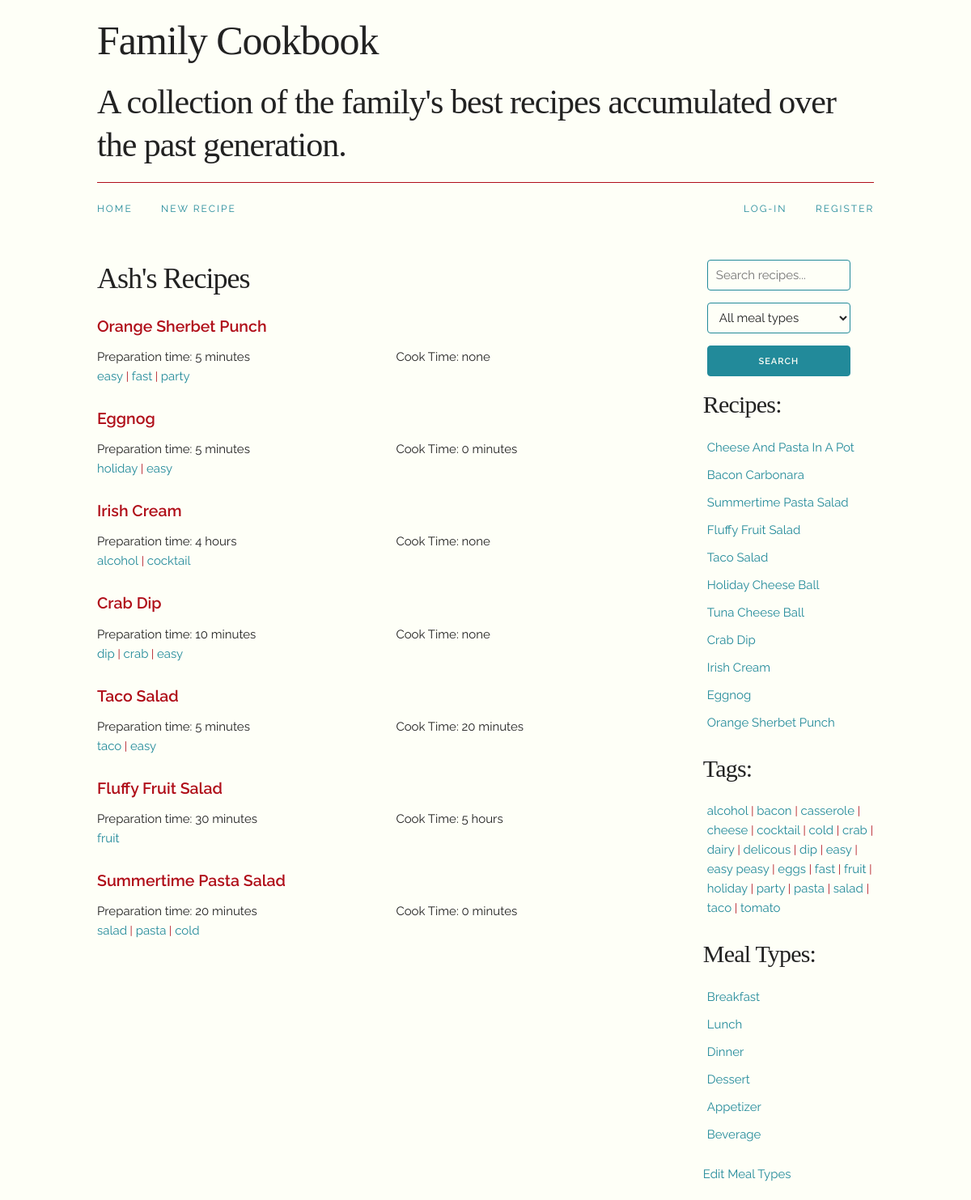
Screenshot of /profile.php?userId=1 with the database file from the repository.
### tables this page shows
CREATE TABLE users (
  userId int(11) NOT NULL,
  firstName varchar(50) NOT NULL,
  lastName varchar(50) NOT NULL,
  email varchar(80) NOT NULL,
  password varchar(60) NOT NULL,
  permissionLevel int(11) NOT NULL DEFAULT '1'
);

CREATE TABLE recipes (
  recipeId int(11) NOT NULL,
  userId int(11) NOT NULL,
  recipeName varchar(50) NOT NULL,
  tags varchar(500) NOT NULL,
  prepTime varchar(50) NOT NULL,
  cookTime varchar(50) NOT NULL,
  mealType int(11) NOT NULL,
  ingredients varchar(1000) NOT NULL,
  instructions varchar(2000) NOT NULL
);

CREATE TABLE tags (
  tagId int(11) NOT NULL,
  tagName varchar(30) NOT NULL
);

CREATE TABLE mealTypes (
  mealTypeId int(11) NOT NULL,
  mealTypeName varchar(30) NOT NULL
);

### profile.php (the view, shortened to what this page needs)
<?php
    require("include/connect.php");
    if(isset($_GET["userId"])){
        $userId = filter_input(INPUT_GET, "userId", FILTER_SANITIZE_NUMBER_INT);
        $profile_user_select = $db->prepare("SELECT * FROM users WHERE userId = :userId");
        $profile_user_select->bindValue(":userId", $userId, PDO::PARAM_INT);
    } else {
        $email = $_SESSION["user"];
        $profile_user_select = $db->prepare("SELECT * FROM users WHERE email = :email");
        $profile_user_select->bindValue(":email", $email);
    }
    $profile_user_select->execute();
    $user = $profile_user_select->fetch();
    $userId = $user["userId"];
    $profile_recipes_select = $db->prepare("SELECT * FROM recipes JOIN users ON recipes.userId=users.userId WHERE users.userId=:userId");
    $profile_recipes_select->bindValue(":userId", $userId, PDO::PARAM_INT);
    $profile_recipes_select->execute();
    $profile_recipes = $profile_recipes_select->fetchAll();
    include("include/head.php");
?>
</head>
<body>
    <?php include("include/header.php")?>
    <main>
        <div class="container">
        <div class="nine columns">
        <h3><?= $user["firstName"] ?>'s Recipes</h3>
            <?php if($profile_recipes_select->rowCount() == 0): ?>
                <div class="row">
                    <div class="twelve columns">
                        <p>You have no recipes. <a href="new.php">Create one now!</a></p>
                    </div>
                </div>
            <?php else: ?>
                <?php foreach($profile_recipes as $recipe): ?>
                <div class="row">
                    <div class="twelve columns">
                        <a class="recipe-name" href="recipe.php?id=<?= $recipe["recipeId"] ?>"><?= $recipe["recipeName"] ?></a>
                    </div>
                </div>
                <div class="row">
                    <div class="one-half column">
                        <?= "Preparation time: " . $recipe["prepTime"] ?>
                    </div>
                    <div class="one-half column">
                        <?= "Cook Time: " . $recipe["cookTime"] ?>
                    </div>
                </div>
                <div class="row">
                    <ul>
                        <?php $tags = explode(",", $recipe["tags"]); foreach($tags as $tag): if(strlen(trim($tag)) > 0): ?>
                            <li class="tag"><a href="tag.php?tag=<?= trim($tag) ?>"><?=$tag?></a></li>
                        <?php endif; endforeach ?>
                    </ul>
                </div>
                <?php endforeach ?>
            <?php endif ?>
        </div>
        <div class="three columns">
            <?php include("include/side.php") ?>
        </div>
    </div>
    </main>
</body>
</html>

### include/side.php (shortened to what this page needs)
<?php
    $sidebar_recipes_select = $db->prepare("SELECT * FROM recipes ORDER BY recipeId DESC");
    $sidebar_recipes_select->execute();
    $sidebar_recipes = $sidebar_recipes_select->fetchAll();
    $sidebar_tags_select = $db->prepare("SELECT * FROM tags ORDER BY tagName");
    $sidebar_tags_select->execute();
    $sidebar_tags = $sidebar_tags_select->fetchAll();
    $sidebar_mealTypes_select = $db->prepare("SELECT * FROM mealTypes");
    $sidebar_mealTypes_select->execute();
    $sidebar_mealTypes = $sidebar_mealTypes_select->fetchAll();
?>
<aside>
    <div class="row">
        <div class="twelve columns">
            <form action="search.php" method="post">
                <ul class="navbar-list search">
                    <li class="navbar-item">
                        <input placeholder="Search recipes..." type="text" name="searchTerm"
                        <?php if(isset($_POST["search"])): ?> value="<?= $_POST["searchTerm"] ?>" <?php endif ?>>
                    </li>
                    <li class="navbar-item">
                    <select name="navbarMealType" id="navbarMealType">
                        <option value="-1">All meal types</option>
                    </select>
                    </li>
                    <li class="navbar-item">
                        <input name="search" type="submit" class="button-primary" value="Search">
                    </li>
                </ul>
            </form>
        </div>
    </div>
    <div class="row">
        <div class="twelve columns">
            <h4>Recipes: </h4>
            <ul>
                <?php foreach($sidebar_recipes as $sidebar_recipe): ?>
                    <li class="sidebar-recipes capitalize">
                        <a href="recipe.php?id=<?= $sidebar_recipe["recipeId"] ?>"><?= $sidebar_recipe["recipeName"] ?></a>
                    </li>
                <?php endforeach ?>
            </ul>
        </div>
    </div>
    <div class="row">
        <div class="twelve columns">
            <h4>Tags: </h4>
            <ul>
                <?php foreach($sidebar_tags as $sidebar_tag): ?>
                    <?php $sidebar_get_tag = str_replace(" ", "-", $sidebar_tag["tagName"]) ?>
                    <li class="sidebar-tags">
                        <a href="tag.php?tag=<?= $sidebar_get_tag ?>"><?= $sidebar_tag["tagName"] ?></a>
                    </li>
                <?php endforeach ?>
            </ul>
        </div>
    </div>
    <div class="row">
        <div class="twelve columns">
            <h4>Meal Types:</h4>
            <ul>
                <?php foreach($sidebar_mealTypes as $sidebar_mealType): ?>
                    <li class="sidebar-mealTypes capitalize">
                        <a href="mealType.php?id=<?= $sidebar_mealType["mealTypeId"] ?>"><?= $sidebar_mealType["mealTypeName"] ?></a>
                    </li>
                <?php endforeach ?>
            </ul>
        </div>
    </div>
    <div class="row">
        <div class="twelve columns">
            <a href="editMealType.php">Edit Meal Types</a>
        </div>
    </div>
</aside>

### styles/skeleton.css (style rules this page uses)
.container { position: relative; width: 100%; max-width: 960px; margin: 0 auto; padding: 0 20px; box-sizing: border-box; }
.column, .columns { width: 100%; float: left; box-sizing: border-box; }
@media (min-width: 400px) { .container { width: 85%; padding: 0; } }
@media (min-width: 550px) { .container { width: 80%; } }
@media (min-width: 550px) { .column, .columns { margin-left: 4%; } }
@media (min-width: 550px) { .column:first-child, .columns:first-child { margin-left: 0; } }
@media (min-width: 550px) { .three.columns { width: 22%; } }
@media (min-width: 550px) { .nine.columns { width: 74.0%; } }
@media (min-width: 550px) { .twelve.columns { width: 100%; margin-left: 0; } }
@media (min-width: 550px) { .one-half.column { width: 48%; } }
html { font-size: 62.5%; }
body { font-size: 1.5em; line-height: 1.6; font-weight: 400; font-family: "Raleway", "HelveticaNeue", "Helvetica Neue", Helvetica, Arial, sans-serif; color: #222; }
h1, h2, h3, h4, h5, h6 { margin-top: 0; margin-bottom: 2rem; font-weight: 300; }
h3 { font-size: 3.0rem; line-height: 1.3; letter-spacing: -.1rem; }
h4 { font-size: 2.4rem; line-height: 1.35; letter-spacing: -.08rem; }
@media (min-width: 550px) { h3 { font-size: 3.6rem; } }
@media (min-width: 550px) { h4 { font-size: 3.0rem; } }
a { color: #1EAEDB; }
.button, button, input[type="submit"], input[type="reset"], input[type="button"] { display: inline-block; height: 38px; padding: 0 30px; color: #555; text-align: center; font-size: 11px; font-weight: 600; line-height: 38px; letter-spacing: .1rem; text-transform: uppercase; text-decoration: none; white-space: nowrap; background-color: transparent; border-radius: 4px; border: 1px solid #bbb; cursor: pointer; box-sizing: border-box; }
.button.button-primary, button.button-primary, input[type="submit"].button-primary, input[type="reset"].button-primary, input[type="button"].button-primary { color: #FFF; background-color: #33C3F0; border-color: #33C3F0; }
input[type="email"], input[type="number"], input[type="search"], input[type="text"], input[type="tel"], input[type="url"], input[type="password"], textarea, select { height: 38px; padding: 6px 10px; background-color: #fff; border: 1px solid #D1D1D1; border-radius: 4px; box-shadow: none; box-sizing: border-box; }
input[type="email"], input[type="number"], input[type="search"], input[type="text"], input[type="tel"], input[type="url"], input[type="password"], textarea { -webkit-appearance: none; -moz-appearance: none; appearance: none; }
ul { list-style: circle inside; }
ol, ul { padding-left: 0; margin-top: 0; }
li { margin-bottom: 1rem; }
input, textarea, select, fieldset { margin-bottom: 1.5rem; }
pre, blockquote, dl, figure, table, p, ul, ol, form { margin-bottom: 2.5rem; }
.container:after, .row:after, .u-cf { content: ""; display: table; clear: both; }

### styles/style.css (style rules this page uses)
html { font-size: 10px; background: #fefff7; }
body { margin-top: 20px; }
h1, h2, h3, h4, h5, h6 { font-family: "Playfair Display", serif; }
a { color: #228a9a; text-decoration: none; transition: 0.3s ease; }
main { padding-bottom: 20px; }
.capitalize { text-transform: capitalize; }
aside input[type="text"], aside input[type="submit"], aside select { width: 177px; }
aside ul { list-style: none; padding-left: 5px; }
.sidebar-tags { display: inline; }
.sidebar-tags::after { content: "|"; color: #b00e19; font-size: 14px; }
.sidebar-tags:last-child::after { content: ""; }
.navbar-list { list-style: none; margin-bottom: 0; }
.navbar-item { position: relative; float: left; margin-bottom: 0; }
.recipe-name, .user-name { color: #b00e19; text-decoration: none; text-transform: capitalize; }
.recipe-name { font-size: 1.3em; display: inline-block; margin-bottom: 10px; font-weight: 600; }
.tag { display: inline; }
.tag::after { content: " |"; color: #b00e19; font-size: 14px; }
.tag:last-child::after { content: ""; }
input[type="email"], input[type="number"], input[type="search"], input[type="text"], input[type="tel"], input[type="url"], input[type="password"], textarea, select { background-color: #fefff7; border: 1px solid #228a9a; }
.button.button-primary, button.button-primary, input[type="submit"].button-primary, input[type="reset"].button-primary, input[type="button"].button-primary { color: #fefff7; background-color: #228a9a; border-color: #228a9a; transition: 0.3s ease; }
.button, button, input[type="submit"], input[type="reset"], input[type="button"] { color: #b00e19; background-color: #fefff7; border-color: #b00e19; transition: 0.3s ease; }

### rows the page displays
users: firstName "Ash"
recipes: recipeName "Orange Sherbet Punch", prepTime "5 minutes", cookTime "none", tags "easy", tags "fast", tags "party"
recipes: recipeName "Eggnog", prepTime "5 minutes", cookTime "0 minutes", tags "holiday", tags "easy"
recipes: recipeName "Irish Cream", prepTime "4 hours", cookTime "none", tags "alcohol", tags "cocktail"
recipes: recipeName "Crab Dip", prepTime "10 minutes", cookTime "none", tags "dip", tags "crab", tags "easy"
recipes: recipeName "Taco Salad", prepTime "5 minutes", cookTime "20 minutes", tags "taco", tags "easy"
recipes: recipeName "Fluffy Fruit Salad", prepTime "30 minutes", cookTime "5 hours", tags "fruit"
recipes: recipeName "Summertime Pasta Salad", prepTime "20 minutes", cookTime "0 minutes", tags "salad", tags "pasta", tags "cold"
recipes: recipeName "Cheese And Pasta In A Pot"
recipes: recipeName "Bacon Carbonara"
recipes: recipeName "Holiday Cheese Ball"
recipes: recipeName "Tuna Cheese Ball"
tags: tagName "alcohol"
tags: tagName "bacon"
tags: tagName "casserole"
tags: tagName "cheese"
tags: tagName "cocktail"
tags: tagName "cold"
tags: tagName "crab"
tags: tagName "dairy"
tags: tagName "delicous"
tags: tagName "dip"
tags: tagName "easy"
tags: tagName "easy peasy"
tags: tagName "eggs"
tags: tagName "fast"
tags: tagName "fruit"
tags: tagName "holiday"
tags: tagName "party"
tags: tagName "pasta"
tags: tagName "salad"
tags: tagName "taco"
tags: tagName "tomato"
mealtypes: mealTypeName "Breakfast"
mealtypes: mealTypeName "Lunch"
mealtypes: mealTypeName "Dinner"
mealtypes: mealTypeName "Dessert"
mealtypes: mealTypeName "Appetizer"
mealtypes: mealTypeName "Beverage"
